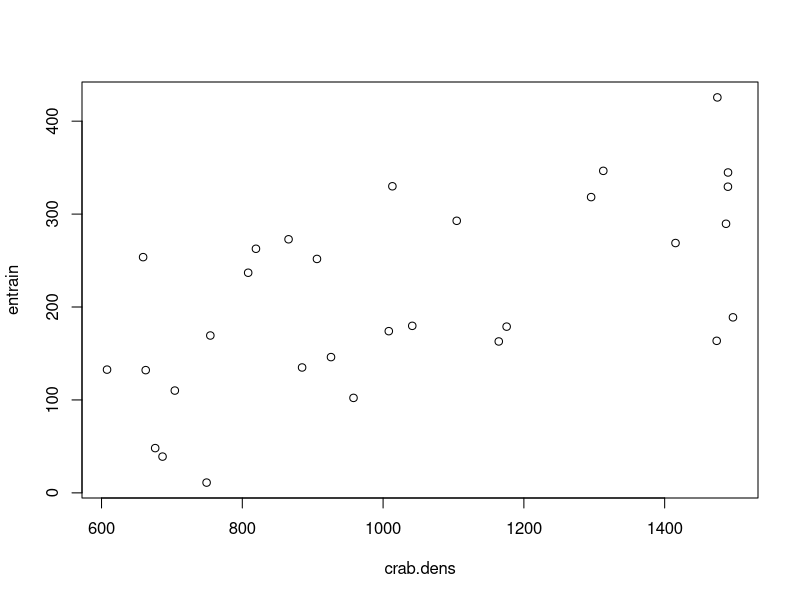

This chart was generated by the following R code:
##SIMULATING DATA 

#Impacts of channel dredging on crabs 
#Data are crabs/1000 cubic yds dredged (response)
#and crab density (predictor) crabs/ha  
set.seed(7) 
n <- 30 
crab.dens <- runif(n,600,1500) #crabs/ha 
b0 <- 0 
b1 <- 0.2
entrain <- b0 + b1*crab.dens + rnorm(n,0,100)
crab <- as.data.frame(cbind(sample = (1:n),entrain,crab.dens))
summary(lmod <- lm(entrain ~ crab.dens, data = crab))
min(entrain)

summary(lmod <- lm(entrain ~ -1 + crab.dens, data = crab))


##PLOTTING DATA 
plot(entrain ~ crab.dens)

#get the X design matrix
X <- cbind(rep(1,n),crab.dens)
#get the y response variable
y <- entrain
inv.xtx <- solve(t(X)%*%X) 
#estimates of beta 
beta.hat <- inv.xtx%*%t(X)%*%y
#the hat matrix 
hat.matrix <- X%*%inv.xtx%*%t(X)
#estimates of y.hat using the hat matrix 
y.hat <- hat.matrix%*%y

#using lm()
summary(mod.crab <- lm(entrain ~ crab.dens, data = crab))
#checking predictions from lm() vs y.hat
y.hat.lm <- predict(mod.crab,type="response")
#get the design matrix 
model.matrix(mod.crab)

#is this a more sensible model? 
summary(mod.crab.no.int <- lm(entrain ~ -1 + crab.dens, data = crab))
